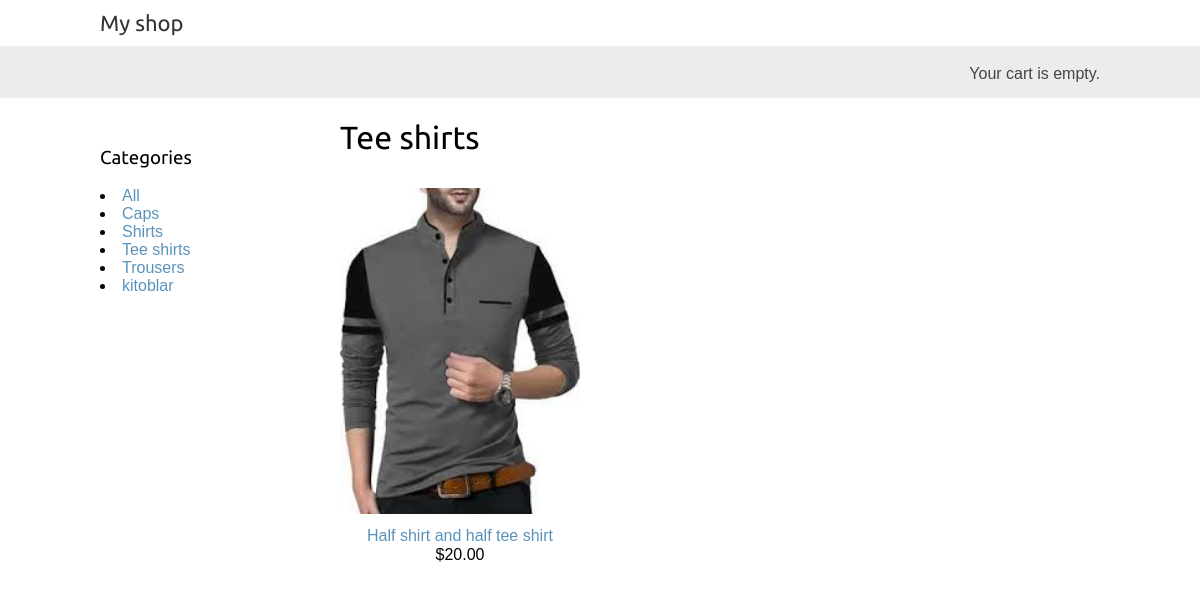
Screenshot of /tee-shirts/ with the database file from the repository.
### shop/models.py (models this page shows, shortened)
class Category(models.Model):
    name = models.CharField(max_length=200, db_index=True)
    slug = models.SlugField(max_length=200, unique=True)
    def get_absolute_url(self):
        return reverse('shop:product_list_by_category', args=[self.slug])
    class Meta:
        ordering = ('name',)
        verbose_name = 'category'
        verbose_name_plural = 'categories'

class Product(models.Model):
    category = models.ForeignKey(Category, related_name="products", on_delete=models.CASCADE)
    name = models.CharField(max_length=200, db_index=True)
    slug = models.SlugField(max_length=200, db_index=True)
    image = models.ImageField(upload_to='products/%Y/%m/%d', blank=True)
    description = models.TextField(blank=True)
    price = models.DecimalField(max_digits=12, decimal_places=2)
    available = models.BooleanField(default=True)
    created = models.DateTimeField(auto_now_add=True)
    updated = models.DateTimeField(auto_now=True)
    class Meta:
        ordering = ('name',)
        index_together = (('id', 'slug'),)
    def get_absolute_url(self):
        return reverse('shop:product_detail', args=[self.pk, self.slug])

### shop/views.py (the view)
# urls.py: path('', views.product_list, name='product_list'),
def product_list(request, category_slug=None):
    category = None
    categories = Category.objects.all()
    products = Product.objects.filter(available=True)
    if category_slug:
        category = get_object_or_404(Category, slug=category_slug)
        products = products.filter(category=category)
    return render(request, 'shop/product/list.html',
                  {'categories': categories,
                   'category': category,
                   'products': products})

### cart/cart.py (called while the page is built)
    def __len__(self):
        return sum(item['quantity'] for item in self.cart.values())

### cart/context_processors.py (called while the page is built)
def cart(request):
    return {'cart': Cart(request)}

### shop/templates/shop/product/list.html (shortened to what this page needs)
{% extends 'shop/base.html' %}
{% load static %}
{% block content %}
    <div id="sidebar">
        <h3>Categories</h3>
        <ul->
            <li {% if not category %} class="selected"{% endif %}>
                <a href="{% url 'shop:product_list' %}">All</a>
            </li>
            {% for item in categories %}
            <li {% if category.slug == item.slug %} class="selected" {% endif %}>
                <a href="{{ item.get_absolute_url }}">{{ item.name }}</a>
            </li>
            {% endfor %}
        </ul->
    </div>
    <div id="main" class="product-list">
        <h1>{% if category %}{{ category.name }}{% else %}Products{% endif %}</h1>
        {% for product in products %}
            <div class="item">
                <a href="{{ product.get_absolute_url }}">
                    <img src="{% if product.image %}{{ product.image.url }}{% else %}{% static 'img/no_image.png' %}{% endif %}" alt="">
                </a>
                <a href="{{ product.get_absolute_url }}">{{ product.name }}</a>
                <br>
                ${{ product.price }}
            </div>
        {% endfor %}
    </div>
{% endblock %}

### shop/static/css/base.css (style rules this page uses)
body { margin:0; padding:0; font-family:helvetica, sans-serif; }
h1, h2, h3, h4, h5 , h6 { font-family: 'Ubuntu', sans-serif; font-weight:normal; }
a { text-decoration:none; color:#5993bb; }
#sidebar { width:220px; padding:30px 20px 0 0; float:left; }
#main { float:left; width: 96%; margin-right:-220px; overflow:hidden; }
.product-list .item { width:25%; padding:10px 20px 10px 0; float:left; text-align:center; line-height:1.2; }
.product-list .item img { width:100%; margin-bottom:8px; }

### rows the page displays
Category: name "Caps"
Category: name "Shirts"
Category: name "Tee shirts"
Category: name "Trousers"
Category: name "kitoblar"
Product: image (picture), name "Half shirt and half tee shirt", price "20.00"
